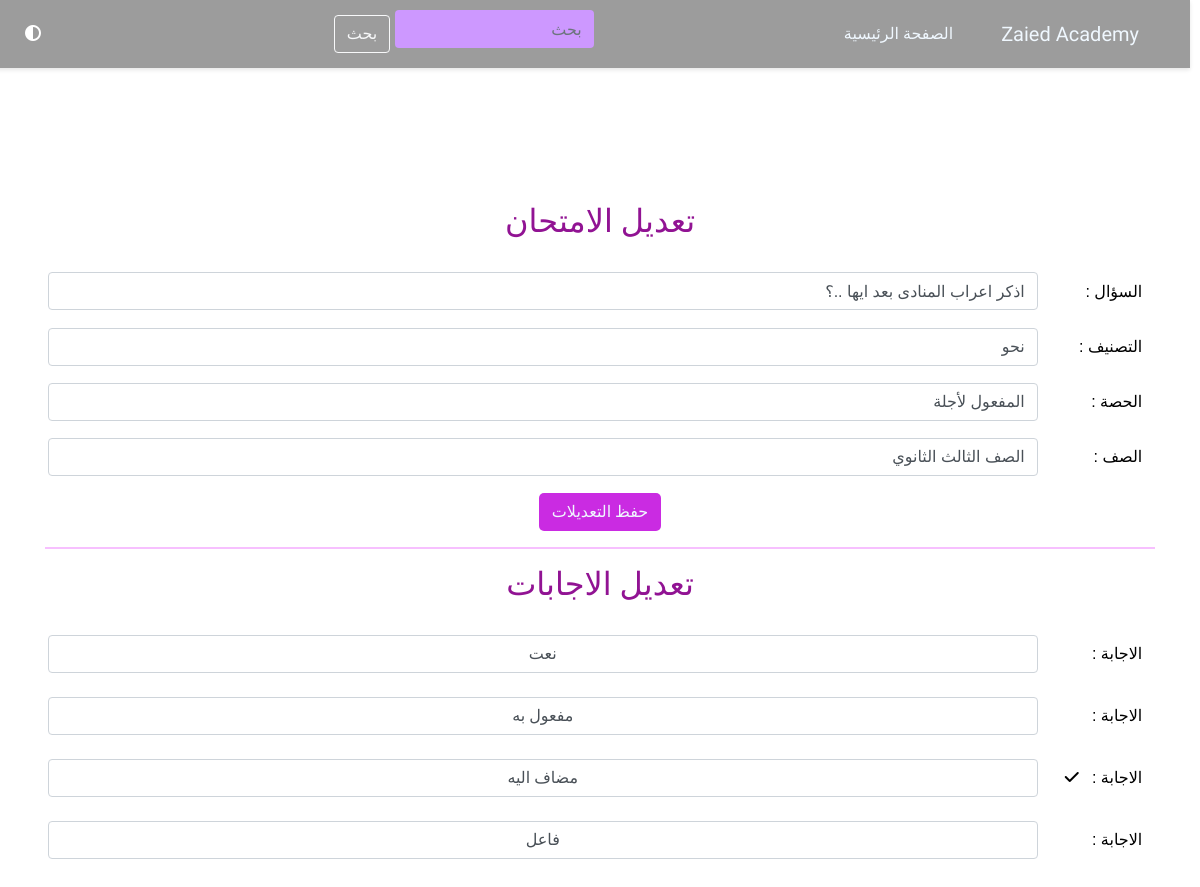
/quizs/edit-quiz/3/, run on an earlier commit of the app's database.
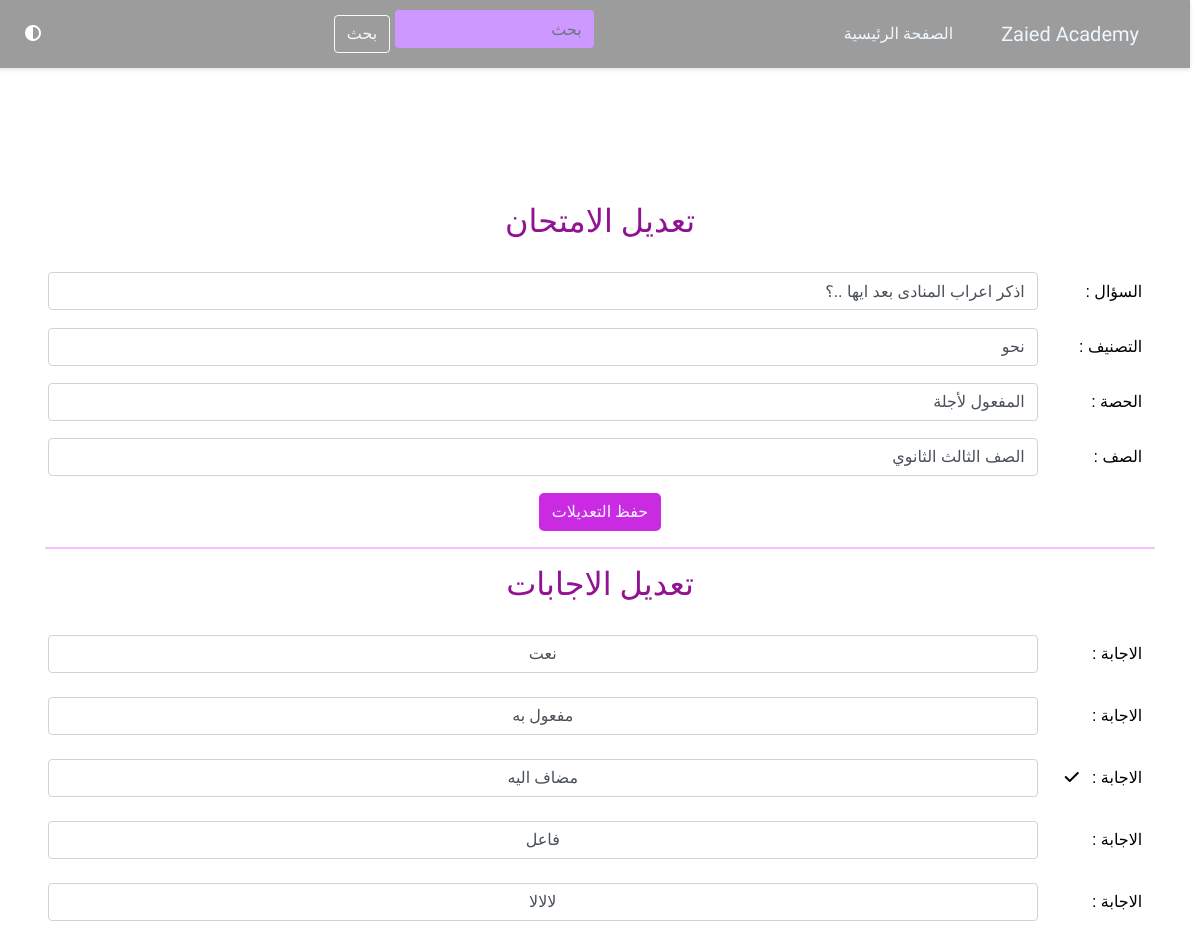
And on a later commit of the database.
### Qiuzs/models.py (models this page shows, shortened)
class Choice(models.Model):
    question = models.ForeignKey(Question, on_delete=models.CASCADE, related_name='choices')
    text = models.CharField(max_length=255)  # نص الاختيار
    is_correct = models.BooleanField(default=False)  # يشير إذا كان الاختيار صحيحًا

### Qiuzs/views.py (the view, shortened to what this page needs)
# urls.py: path('edit-quiz/<int:pk>/', views.edit_quiz, name='edit_quiz'),
def edit_quiz (request, pk):
    quiz_question = Question.objects.get(id=pk)
    quiz_answers = Choice.objects.filter(question=quiz_question)
    categories = Category.objects.all()
    grades = Grade.objects.all()
    lessons = Lesson.objects.all()
    context = {
    'lessons':lessons,
    'grades':grades,
    'categories':categories,
    'questions':quiz_question,
    'quiz_answers':quiz_answers,
    }
    return render(request, 'Quizs/quiz_edit.html', context)

### templates/Quizs/quiz_edit.html (shortened to what this page needs)
{% extends 'base.html' %}
{% block content %}
<h2 class="d-flex justify-content-center" style="color: #911393;">تعديل الامتحان</h2>
<br>
<form method="POST" enctype="multipart/form-data">
    <div class="form-group">
        <label for="title" class="form-label">السؤال :</label>
        <input type="text" class="form-control" id="title" name="question" placeholder="اضف سؤال" value="{{questions.text}}" required>
    </div>
    <div class="form-group">
        <label for="category" class="form-label">التصنيف :</label>
        <select class="form-control" id="grade" name="category" required>
            {% for cat in categories %}
            <option value="{{ cat.id }}" {% if cat.id == questions.category.id %}selected{% endif %} >{{ cat.name }}</option>
            {% endfor %}
        </select>
    </div>
    <div class="form-group">
        <label for="category" class="form-label">الحصة :</label>
        <select class="form-control" id="grade" name="lesson" required>
            {% for lesson in lessons %}
            <option value="{{ lesson.id }}" {% if lesson.id == questions.lesson.id %}selected{% endif %}>{{ lesson.title }}</option>
            {% endfor %}
        </select>
    </div>
    <div class="form-group">
        <label for="category" class="form-label">الصف :</label>
        <select class="form-control" id="grade" name="grade" required>
            {% for grade in grades %}
            <option value="{{ grade.id }}" {% if grade.id == questions.grade.id %}selected{% endif %}>{{ grade.grade }}</option>
            {% endfor %}
        </select>
    </div>
    <button type="submit" class="btn" style="background-color: rgb(202, 43, 226); font-size: 1em; font-family: 'Almarai', sans-serif; color:aliceblue; border-radius: 5px;" name="edited-btn">حفظ التعديلات</button>
</form>
    <hr>
    <h2 class="d-flex justify-content-center" style="color: #911393;">تعديل الاجابات</h2>
    <br>
    {% for answer in quiz_answers %}
    <div class="form-group">
        {% if answer.is_correct %}
        <label for="category" class="form-label">الاجابة : &nbsp; <i class="fa-solid fa-check"></i></label>
        {% else %}
        <label for="category" class="form-label">الاجابة :</label>
        {% endif %}
        <a href="{% url 'edit_choice' answer.id %}"><h5 class="form-control">{{answer.text}}</h5></a>
    </div>
    {% endfor %}<br><br>
{% endblock %}

What changed in the data, as far as the page shows it:
added Choice: shows "الاجابة :", text "لالالا"
